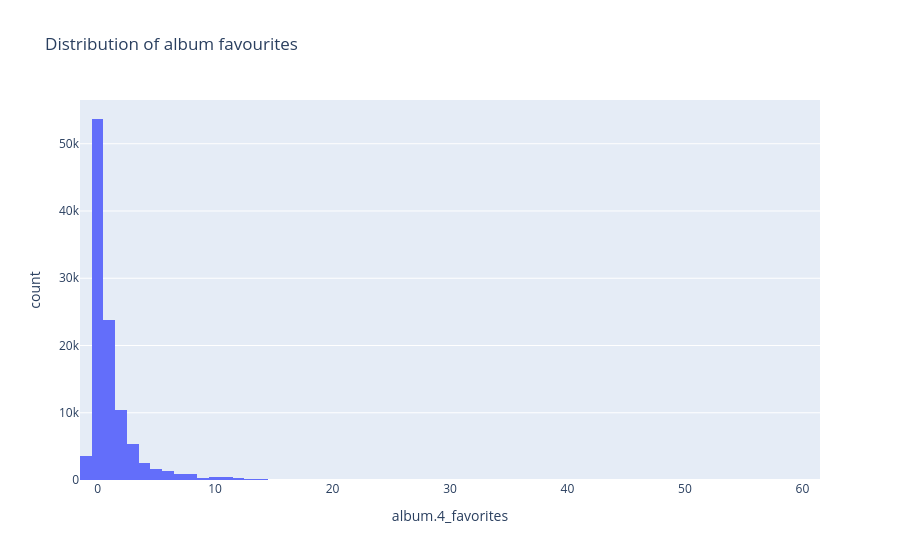
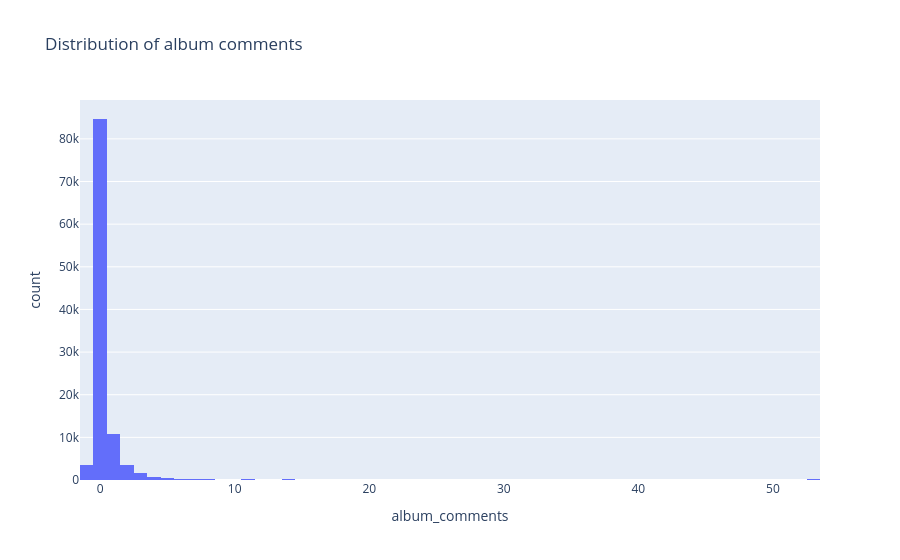
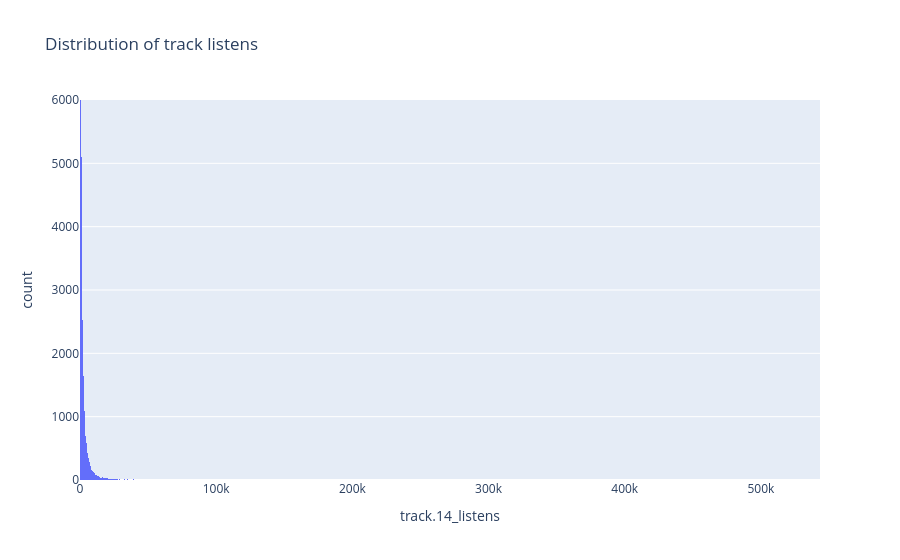

Notebook code cell kept with these figures, in order:
### Markdown cell above
## Exploring distributions
Engagement data could be really valuable. However, before visualising data such as favourites and comments, we'd like to know if there's enough data for us to work with. For this, we check the sparsity. Even though the rows aren't empty, they can still say "0"

### Code cell
fig1 = px.histogram(data, x="album.4_favorites", title = "Distribution of album favourites")
fig1.show()

fig2 = px.histogram(data, x="album_comments", title = "Distribution of album comments")
fig2.show()

fig3 = px.histogram(data, x="track.14_listens", title = "Distribution of track listens")
fig3.update_layout(yaxis_range=[0,6000])
fig3.show()

### Figure 1 — Plotly figure (JSON) as saved in the notebook; plotly's stock layout.template omitted (floating-point values rounded to 4 significant figures; data arrays with more than 128 entries replaced by an {"elided": "..."} marker saying what was removed)
{"data": [{"bingroup": "x", "hovertemplate": "album.4_favorites=%{x}<br>count=%{y}<extra></extra>", "legendgroup": "", "marker": {"color": "#636efa", "pattern": {"shape": ""}}, "name": "", "orientation": "v", "showlegend": false, "type": "histogram", "x": {"elided": "106574 mixed values"}, "xaxis": "x", "yaxis": "y"}], "layout": {"barmode": "relative", "legend": {"tracegroupgap": 0}, "title": {"text": "Distribution of album favourites"}, "xaxis": {"anchor": "y", "domain": [0, 1], "title": {"text": "album.4_favorites"}}, "yaxis": {"anchor": "x", "domain": [0, 1], "title": {"text": "count"}}}}

### Figure 2 — Plotly figure (JSON) as saved in the notebook; plotly's stock layout.template omitted (floating-point values rounded to 4 significant figures; data arrays with more than 128 entries replaced by an {"elided": "..."} marker saying what was removed)
{"data": [{"bingroup": "x", "hovertemplate": "album_comments=%{x}<br>count=%{y}<extra></extra>", "legendgroup": "", "marker": {"color": "#636efa", "pattern": {"shape": ""}}, "name": "", "orientation": "v", "showlegend": false, "type": "histogram", "x": {"elided": "106574 mixed values"}, "xaxis": "x", "yaxis": "y"}], "layout": {"barmode": "relative", "legend": {"tracegroupgap": 0}, "title": {"text": "Distribution of album comments"}, "xaxis": {"anchor": "y", "domain": [0, 1], "title": {"text": "album_comments"}}, "yaxis": {"anchor": "x", "domain": [0, 1], "title": {"text": "count"}}}}

### Figure 3 — Plotly figure (JSON) as saved in the notebook; plotly's stock layout.template omitted (floating-point values rounded to 4 significant figures; data arrays with more than 128 entries replaced by an {"elided": "..."} marker saying what was removed)
{"data": [{"bingroup": "x", "hovertemplate": "track.14_listens=%{x}<br>count=%{y}<extra></extra>", "legendgroup": "", "marker": {"color": "#636efa", "pattern": {"shape": ""}}, "name": "", "orientation": "v", "showlegend": false, "type": "histogram", "x": {"elided": "106574 int values"}, "xaxis": "x", "yaxis": "y"}], "layout": {"barmode": "relative", "legend": {"tracegroupgap": 0}, "title": {"text": "Distribution of track listens"}, "xaxis": {"anchor": "y", "domain": [0, 1], "title": {"text": "track.14_listens"}}, "yaxis": {"anchor": "x", "domain": [0, 1], "range": [0, 6000], "title": {"text": "count"}}}}
